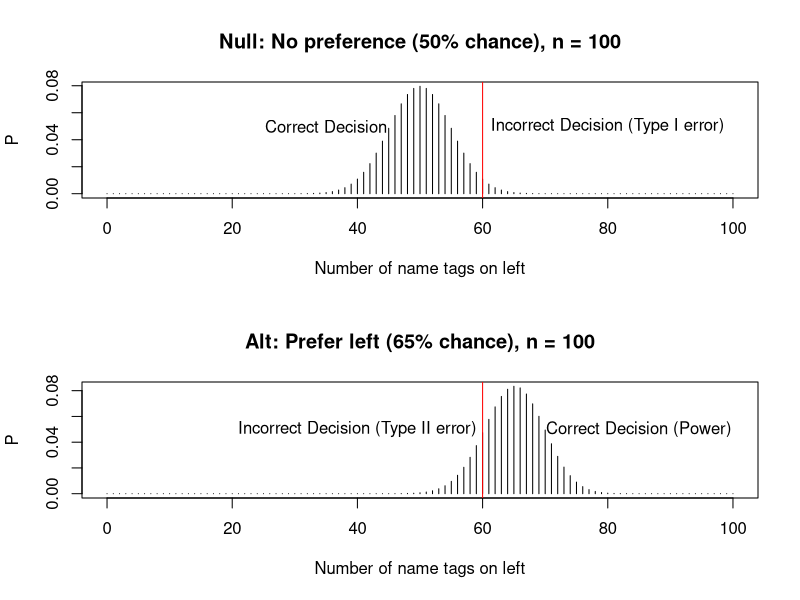

Reproduce this figure in R.
## ---- chunk 1
pbinom(q = 14, size = 20, prob = 0.6, lower.tail = F)
## ---- chunk 2
pbinom(q = 59, size = 100, prob = 0.6, lower.tail = F)
## ---- chunk 3
pbinom(q = 59, size = 100, prob = 0.65, lower.tail = F)
## ---- chunk 4
pbinom(q = 59, size = 100, prob = 0.5, lower.tail = F)
## ---- chunk 5
pbinom(q = 59, size = 100, prob = 0.65)
## ---- chunk 6
pbinom(q = 60, size = 100, prob = 0.65, lower.tail = F) 
pbinom(q = 48, size = 80, prob = 0.65, lower.tail = F) 
## ---- chunk 7
p1 <- dbinom(x = 0:100, size = 100, prob = 0.65)
p2 <- dbinom(x = 0:100, size = 100, prob = 0.5)
op <- par(mfrow=c(2,1))
plot(0:100,p2, type="h", main="Null: No preference (50% chance), n = 100", ylab="P", xlab="Number of name tags on left")
abline(v = 60, col="red")
text(80,0.05, "Incorrect Decision (Type I error)")
text(35,0.05, "Correct Decision")
plot(0:100,p1, type="h", main="Alt: Prefer left (65% chance), n = 100", ylab="P", xlab="Number of name tags on left")
abline(v = 60, col="red")
text(85,0.05, "Correct Decision (Power)")
text(40,0.05, "Incorrect Decision (Type II error)")
par(op)
